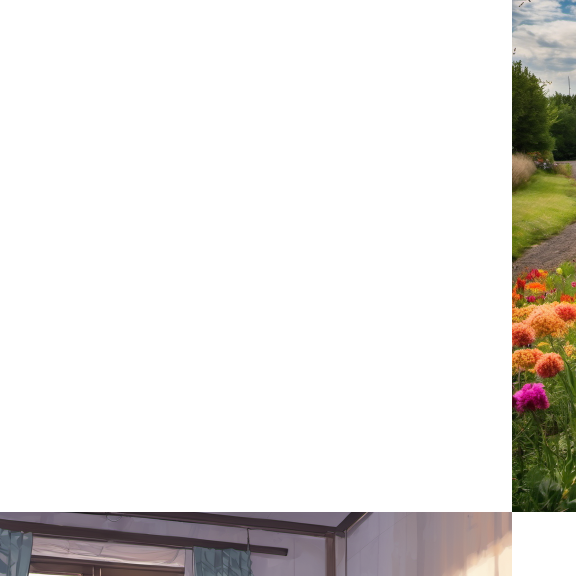
#> input picture inpaint-func/upper_input.png, 1152 x 1152 px (shown at 1/2 size)
$ python make_video.py
#> lines starting #> are read from the running program, lines starting #| are printed output that depends on the picture
import cv2

fourcc = cv2.VideoWriter_fourcc('m','p','4', 'v')
video  = cv2.VideoWriter('upper.mp4', fourcc, 20.0, (1024+128, 1024+128))

init = cv2.imread("upper_input.png")
#> init is the input picture: shape (1152, 1152, 3); mean B, G, R 222.7, 226, 228.6
for _ in range(10):
    video.write(init)
for i in range(0,20):
    img = cv2.imread("upper"+str(i//10)+str(i%10)+".png")
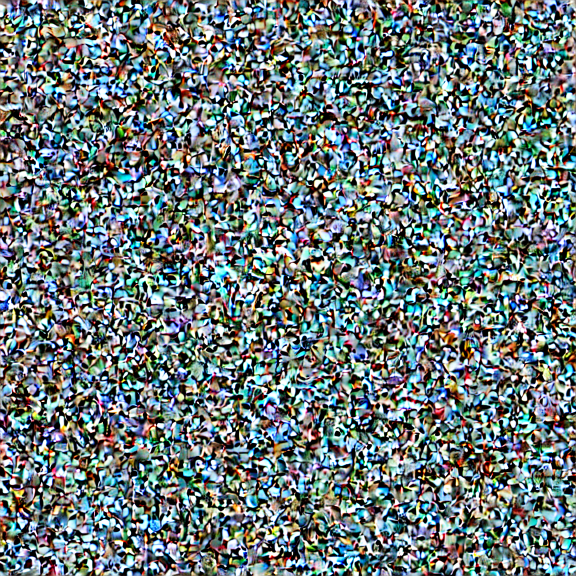
#> input picture inpaint-func/upper00.png, 1152 x 1152 px (shown at 1/2 size)
#> img is the input picture: shape (1152, 1152, 3); mean B, G, R 121.3, 120.9, 107.4
    video.write(img); video.write(img)

res = cv2.imread("upper19.png")
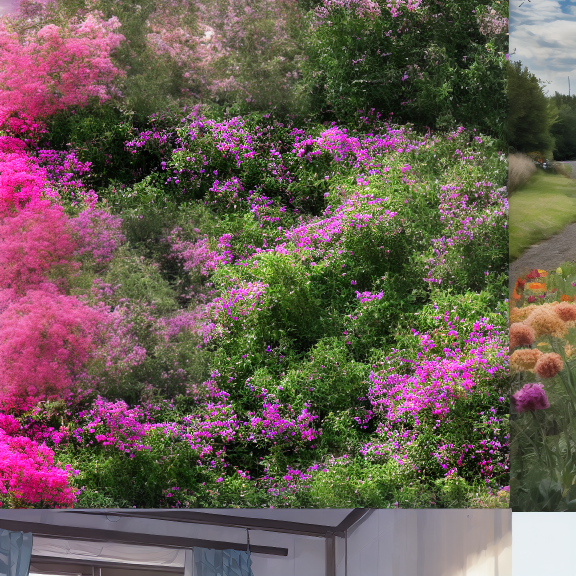
#> input picture inpaint-func/upper19.png, 1152 x 1152 px (shown at 1/2 size)
#> res is the input picture: shape (1152, 1152, 3); mean B, G, R 82.3, 91.1, 106.2
for _ in range(10):
    video.write(res)

video.release()
